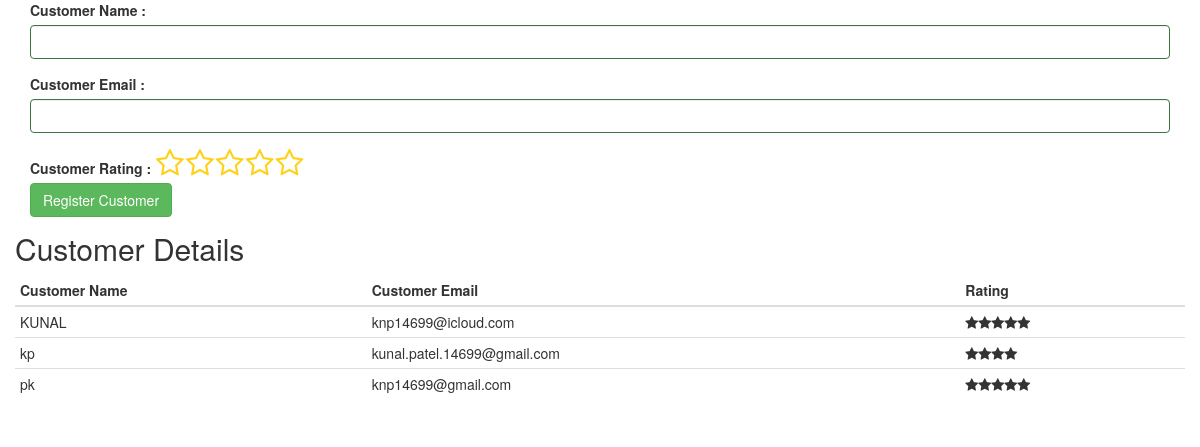
The page /user/rating.php on the database its author committed.
### tables this page shows
CREATE TABLE `rating` (
  `id` int(11) NOT NULL,
  `name` varchar(30) NOT NULL,
  `email` varchar(30) NOT NULL,
  `rate` int(11) NOT NULL
);

### user/rating.php (the view, shortened to what this page needs)
<!DOCTYPE html>
<html>
<head>
  <link rel="stylesheet" href="https://maxcdn.bootstrapcdn.com/bootstrap/3.3.7/css/bootstrap.min.css">
    <link rel="stylesheet" href="http://cdnjs.cloudflare.com/ajax/libs/font-awesome/4.2.0/css/font-awesome.min.css">
    <link rel="stylesheet" href="js/ratingstar.css">
</head>
<body class="container">
<div class="row">
<div class="col-md-12">
  <div class="form-group">
    <div class="form-group has-success has-feedback">
        <label for="name">Customer Name :</label>
        <input type="text" class="form-control" id="name">
      </div>
      <div class="form-group has-success has-feedback">
        <label for="email">Customer Email :</label>
        <input type="email" class="form-control" id="email">
      </div>
      <label for="email">Customer Rating :</label>
      <div class='starrr' id='rating-customer'></div><br>
      <input type="button" id="submit" class="btn btn-success" value="Register Customer">
  </div>
</div>
<h2>Customer Details</h2>
<table class="table table-condensed">
  <thead>
    <tr>
      <th>Customer Name</th>
      <th>Customer Email</th>
      <th>Rating</th>
    </tr>
  </thead>
  <tbody>
  <?php
    $conn = mysqli_connect('localhost','root','','shopping');
    if($qry = mysqli_query($conn,"SELECT * FROM rating")){
      while($show = mysqli_fetch_assoc($qry)){
        echo "<tr>";
          echo "<td>".$show['name']."</td>";
          echo "<td>".$show['email']."</td>";
          if($show['rate']==4){ echo "<td><i class='fa fa-star'></i><i class='fa fa-star'></i><i class='fa fa-star'></i><i class='fa fa-star'></i></td>"; }
          if($show['rate']==5){ echo "<td><i class='fa fa-star'></i><i class='fa fa-star'></i><i class='fa fa-star'></i><i class='fa fa-star'></i><i class='fa fa-star'></i></td>"; }
        echo "</tr>";
      }
    }
  ?>
  </tbody>
</table>
</div>
</body>
</html>

### user/css/ratingstar.css (style rules this page uses)
.starrr { display: inline-block; }

### rows shown on the page
rating: name "KUNAL", email "knp14699@icloud.com", rate 5 (drawn)
rating: name "kp", email "kunal.patel.14699@gmail.com", rate 4 (drawn)
rating: name "pk", email "knp14699@gmail.com", rate 5 (drawn)
